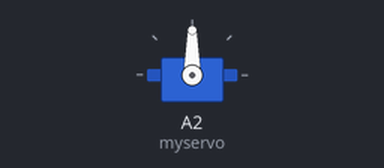
The sketch below on a simulated Arduino Uno, built with avr-gcc and run on an emulated ATmega328P. Parts: servo.

Above: at 0.05 s.
At 6.0 s:
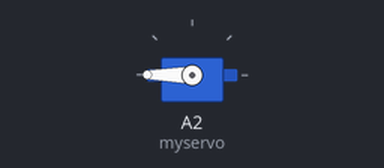
Timing chart, 0 to 7.8 s (numbered marks = the images above):
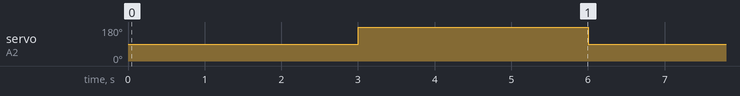

The sketch:

servo.ino
```cpp
#include <Servo.h>

Servo myservo;  // create servo object to control a servo
                // a maximum of eight servo objects can be created

void setup()
{
  myservo.attach(A2);  // attaches the servo on pin 9 to the servo object
}


void loop()
{
   myservo.write(90);
   delay(3000);
   myservo.write(180);
   delay(3000);
}
```

Measured:
- by itself, servo on A2 (myservo): alternates 180° for 3.0 s and 90° for 3.0 s
